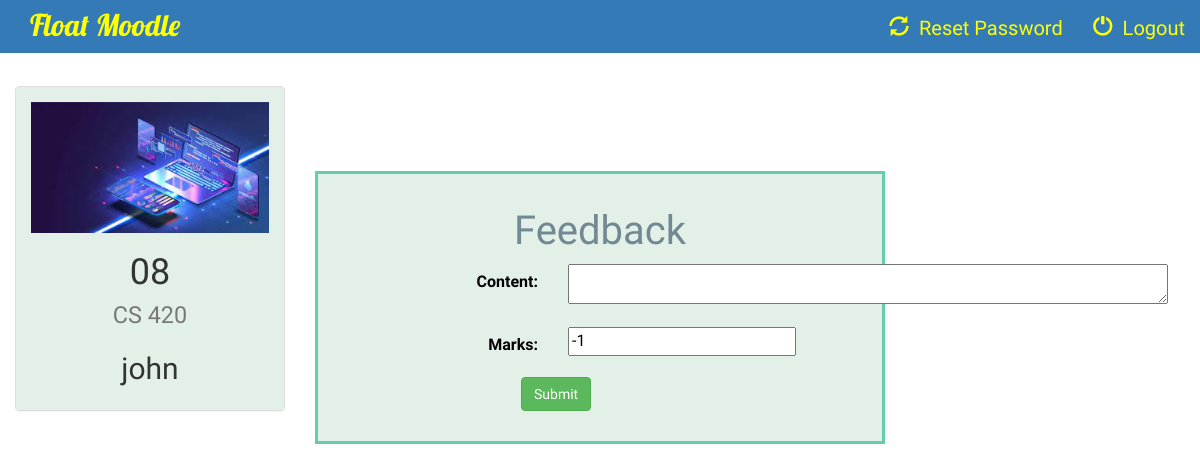
Page /instructor/5/give_feedback/ (signed in) on the committed database.
### instructor/models.py (models this page shows, shortened)
class Course(models.Model):
    name = models.CharField(max_length=100)
    code = models.CharField(max_length=100)
    instructor = models.ForeignKey(Instructor, on_delete=models.CASCADE)
    course_logo = models.FileField(default=1)

class Instructor(models.Model):
    user = models.ForeignKey(User,on_delete=models.CASCADE, default=1)
    name = models.CharField(max_length=100)
    information = models.CharField(max_length=1000,default=1)
    def __str__(self):
        return self.name

### instructor/views.py (the view)
# urls.py: url(r'^(?P<submission_id>[0-9]+)/give_feedback/$', views.give_feedback, name='give_feedback')
@login_required
def give_feedback(request, submission_id):
    form = FeedbackForm(request.POST or None, request.FILES or None)
    submission = Submission.objects.get(id=submission_id)
    course = submission.assignment.course
    if form.is_valid():
        feedback = form.save(commit=False)
        feedback.submission = submission
        feedback.save()
        return redirect('instructor:instructor_detail', course.id)
    return render(request, 'instructor/give_feedback.html', {'form': form,'course': course})

### instructor/forms.py
class FeedbackForm(forms.ModelForm):
    class Meta:
        model = Feedback
        fields = ['content','marks']

### instructor/templates/instructor/give_feedback.html (shortened to what this page needs)
{% extends 'instructor/instructor_basic_page.html' %}
{% block body %}
<br>
<div class="container-fluid">
    <div class="row">
        <div class="col-sm-6 col-md-3">
            <div class="panel panel-default">
                <div class="panel-body" style="background-color: #e3f0e8;border: 0px solid #66cdaa;">
                    <a href="{% url 'instructor:instructor_detail' course.id %}">
                        {% if course.course_logo %}
                            <img src="{{ course.course_logo.url }}" class="img-responsive">
                        {% else %}
                            <h3>No image to display</h3>
                        {% endif %}
                    </a>
                    <h1 align="center">{{ course.code }}<br> <small>{{ course.name }}</small></h1>
                    <h2 align="center">{{ course.instructor }}</h2>
                </div>
            </div>
        </div>
        <br><br><br>
        <div class="col-sm-6">
                <div class="panel-body"style="background-color:#e3f0e8;color:black;border: 3px solid #66cdaa;font-family: 'Abhaya Libre';font-size:16px;">
                    <h3 align="center"; style="text-align:center;font-family:Volkhov,cursive;font-size:40px;color: #728892">Feedback</h3>
               <form class="form-horizontal" role="form" action="" method="post" enctype="multipart/form-data">
        {% for field in form %}
        <div class="form-group">
            <div class="col-sm-offset-2 col-sm-10">
            </div>
        <label class="control-label col-sm-5">{{ field.label_tag }}</label>
        <div class="col-sm-5">{{ field }}</div>
        </div>
        {% endfor %}
        <div class="form-group">
            <div class="col-sm-offset-4 col-sm-10">
                <button type="submit" class="btn btn-success">Submit</button>
            </div>
        </div>
    </form>
                </div>
            </div>
    </div>
</div>
{% endblock %}

### instructor/templates/instructor/instructor_basic_page.html (style rules this page uses)
a { color: yellow; }
#id_content { width: 600px; height: 40px; }
body { background: url('https://i.pinimg.com/originals/5d/5d/79/5d5d79ab40f17440b11dfdf9cd0f1f08.jpg') no-repeat center center fixed; background-size: cover; font-family: Ledger;font-size: 20px; }

### rows in the picture
Course: course_logo (picture), code "08", name "CS 420", instructor "john"

### other values in the picture
{{ field.label_tag }} "Content:" "Marks:"
